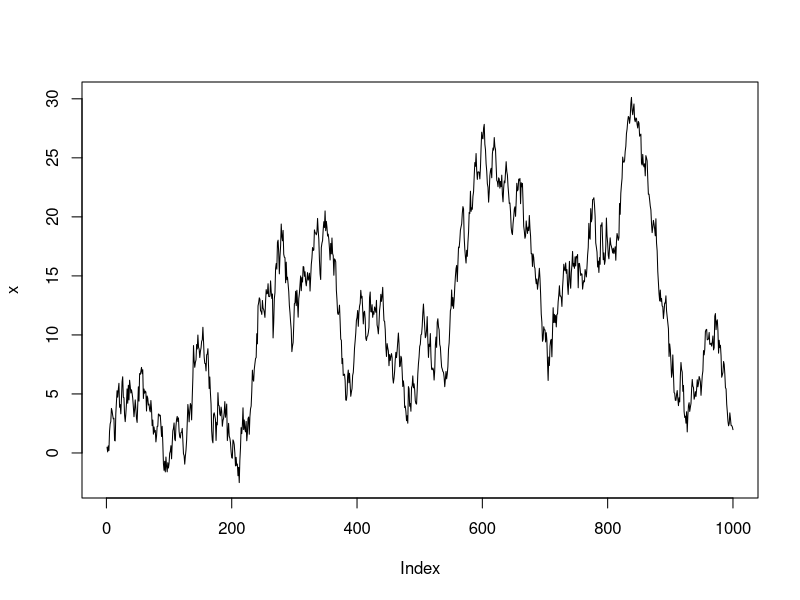
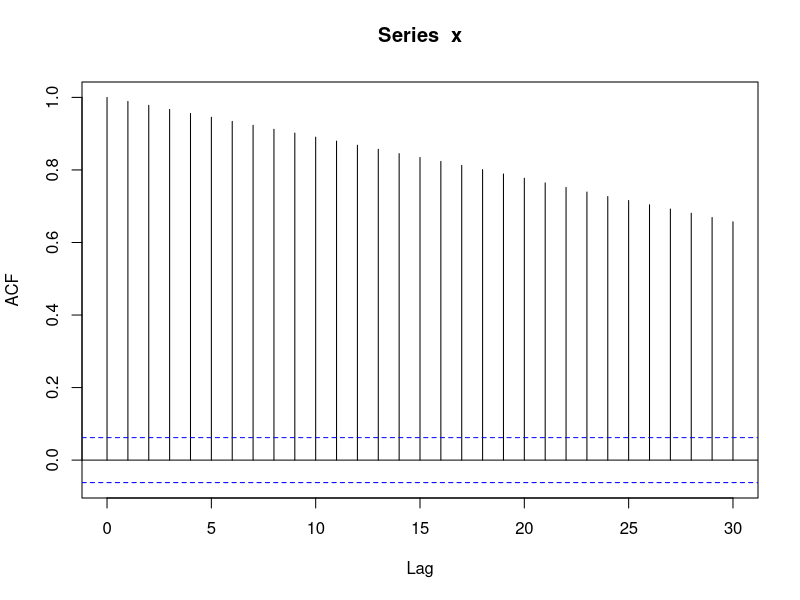
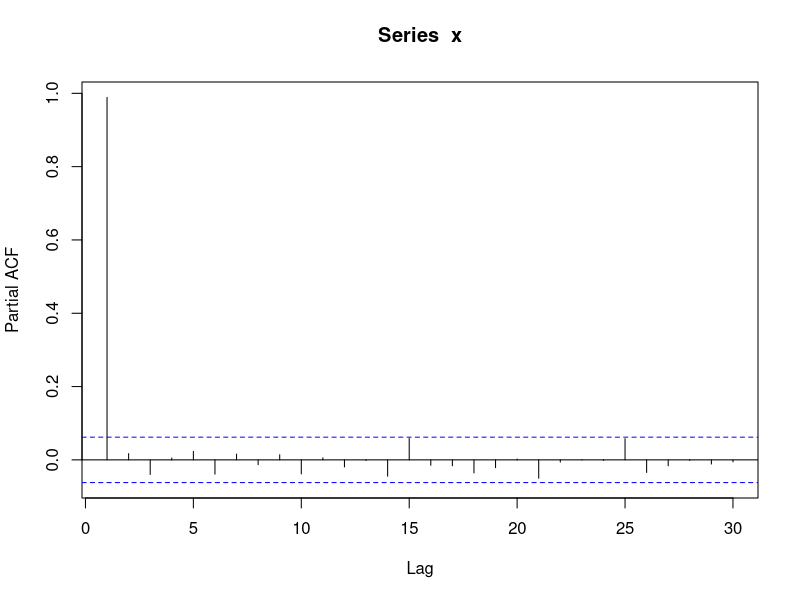
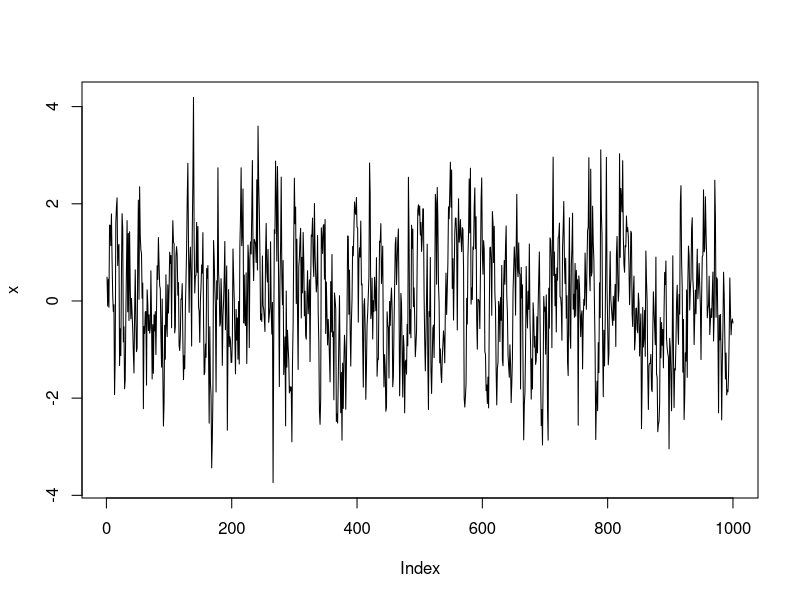
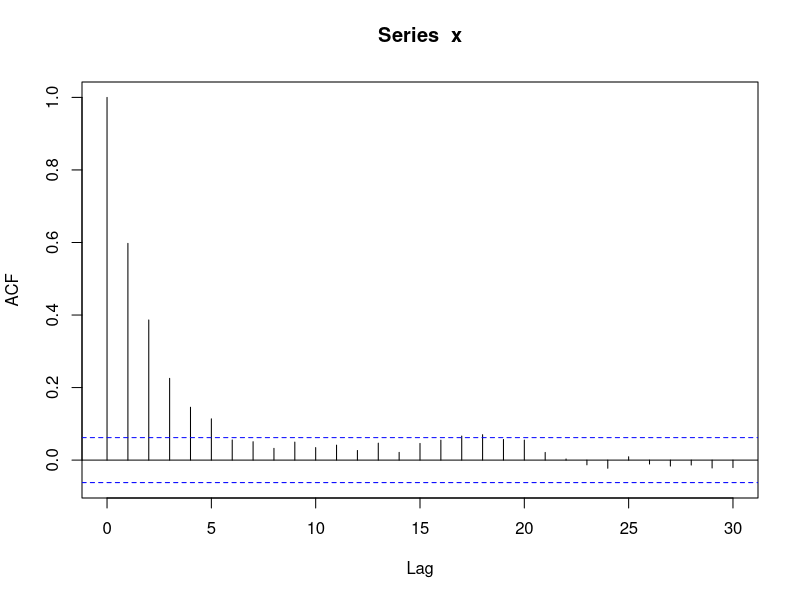
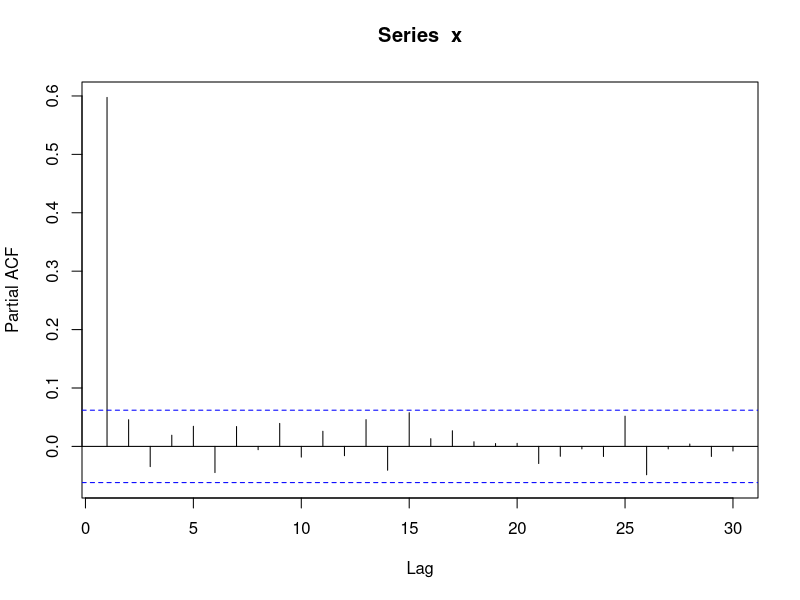
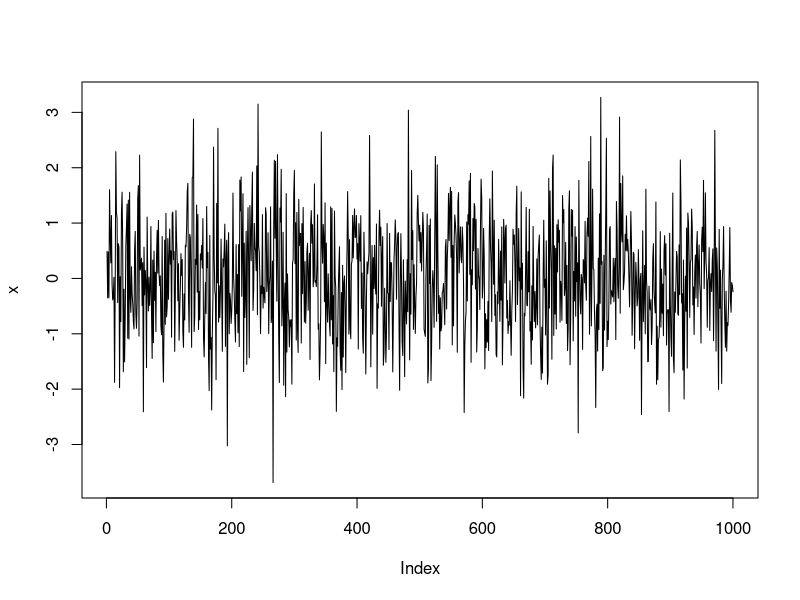
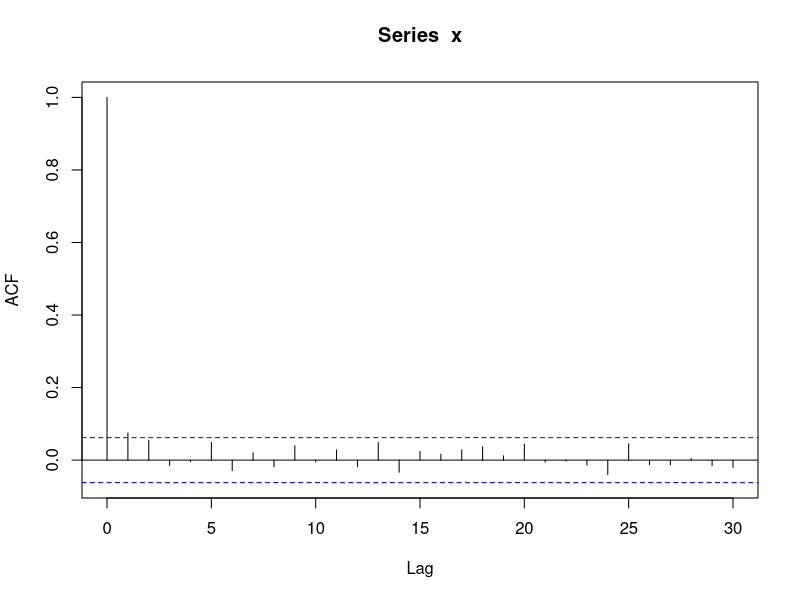

Write the R code that produced these figures, in order.
## ---- chunk 1
knitr::opts_chunk$set(echo = TRUE)
library(forecast)
## ---- chunk 2
set.seed(777)
x <- rep(NA, 1000)
w <- rnorm(1000)
x[1] <- w[1]
for (t in 2:1000) x[t] <- x[t-1] + w[t]
plot(x, type="l")
acf(x)
pacf(x)
auto.arima(x)
## ---- chunk 3
a1 = 0.6
set.seed(777)
x <- rep(NA, 1000)
w <- rnorm(1000)
x[1] <-w[1]
for (t in 2:1000) x[t] <- a1 * x[t-1] + w[t]
plot(x, type="l")
acf(x)
pacf(x)
auto.arima(x)
## ---- chunk 4
a1 = 0.1
set.seed(777)
x <- rep(NA, 1000)
w <- rnorm(1000)
x[1] <- w[1]
for (t in 2:1000) x[t] <- a1 * x[t-1] + w[t]
plot(x, type="l")
acf(x)
pacf(x)
auto.arima(x)
## ---- chunk 5
a1 = 0.6
a2 = 0.3
set.seed(777)
x <- rep(NA, 1000)
w <- rnorm(1000)
x[1] <- w[1]
x[2] <- w[2]
for (t in 3:1000) x[t] <- a1 * x[t-1] + a2 * x[t-2] + w[t]
plot(x, type="l")
acf(x)
pacf(x)
auto.arima(x)
## ---- chunk 6
a1 = 0.06
a2 = 0.03
a3 = -0.4
set.seed(777)
x <- rep(NA, 1000)
w <- rnorm(1000)
x[1] <- w[1]
x[2] <- w[2]
x[3] <- w[3] 
for (t in 4:1000) x[t] <- a1 * x[t-1] + a2 * x[t-2] + a3 * x[t-3] + w[t]
plot(x, type="l")
acf(x)
pacf(x)
auto.arima(x)
## ---- chunk 7
b1 = 0.6
set.seed(777)
x <- rep(NA, 1000)
w <- rnorm(1000)
x[1] <- w[1]
for (t in 2:1000) x[t] <-  w[t] + b1 * w[t-1] 
plot(x, type="l")
acf(x)
pacf(x)
auto.arima(x)
## ---- chunk 8
b1 = 0.1
set.seed(777)
x <- rep(NA, 1000)
w <- rnorm(1000)
x[1] <- w[1]
for (t in 2:1000) x[t] <-  w[t] + b1 * w[t-1] 
plot(x, type="l")
acf(x)
pacf(x)
auto.arima(x)
## ---- chunk 9
b1 = 0.6
b2 = 0.3
x <- rep(NA, 1000)
w <- rnorm(1000)
x[1] <- w[1]
x[2] <- w[2]
for (t in 3:1000) x[t] <-  w[t] + b1 * w[t-1] + b2 * w[t-2] 
plot(x, type="l")
acf(x)
pacf(x)
auto.arima(x)
## ---- chunk 10
x <- arima.sim(n=1000, model=list(ar=0.5, ma=-0.5))
plot(x)
acf(x)
pacf(x)
auto.arima(x)
## ---- chunk 11
x <- arima.sim(list(order = c(1,1,1), ar = 0.6, ma=-0.5), n = 1000)
plot(x)
acf(x)
pacf(x)
auto.arima(x)
## ---- chunk 12
x <- arima.sim(list(order = c(2,2,0), ar = c(0.6,-0.5)), n = 1000)
plot(x)
acf(x)
pacf(x)
auto.arima(x)
## ---- chunk 13
set.seed(777)
a0 <- 0.2
a1 <- 0.5
b1 <- 0.3
w <- rnorm(10000)
eps <- rep(NA, 10000)
sigsq <- rep(NA, 10000)
for (i in 2:10000) {
sigsq[i] <- a0 + a1 * (eps[i-1]^2) + b1 * sigsq[i-1]
eps[i] <- w[i]*sqrt(sigsq[i])}
